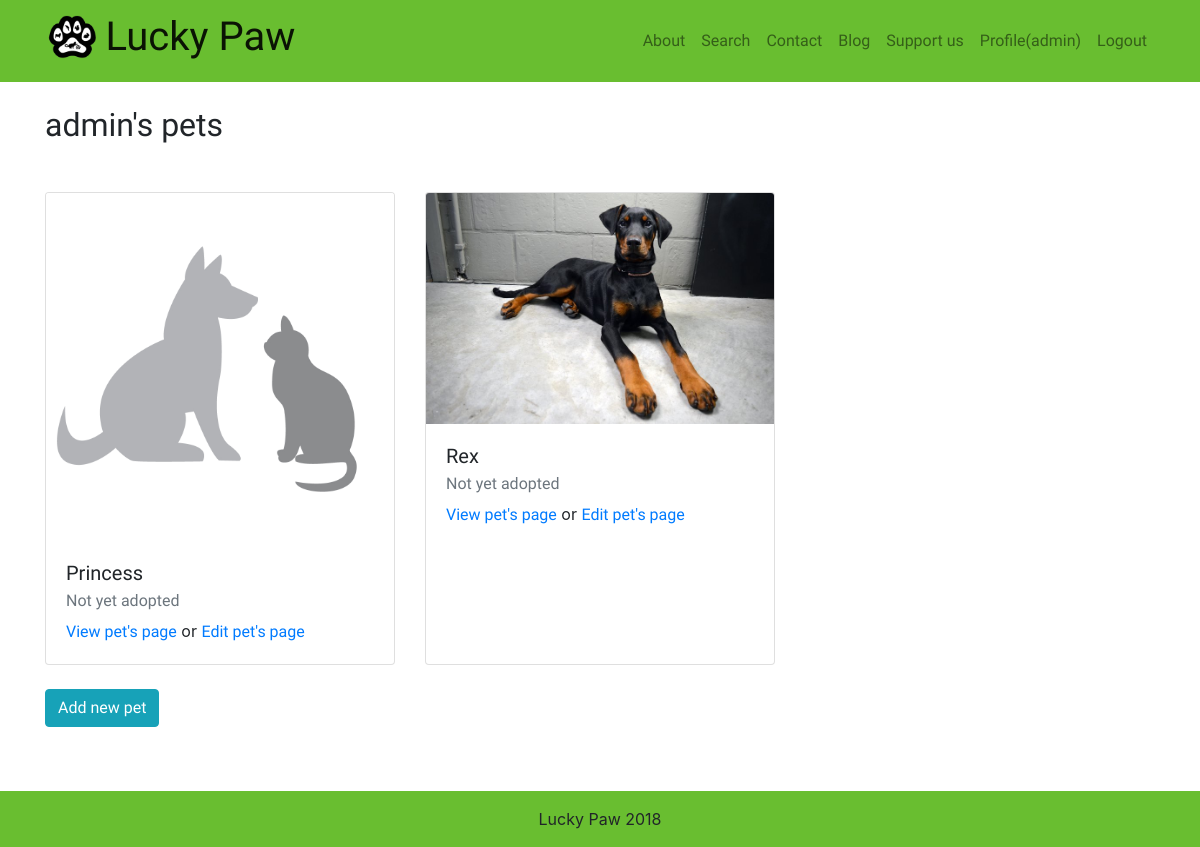
The page / (signed in) on the database as committed earlier.
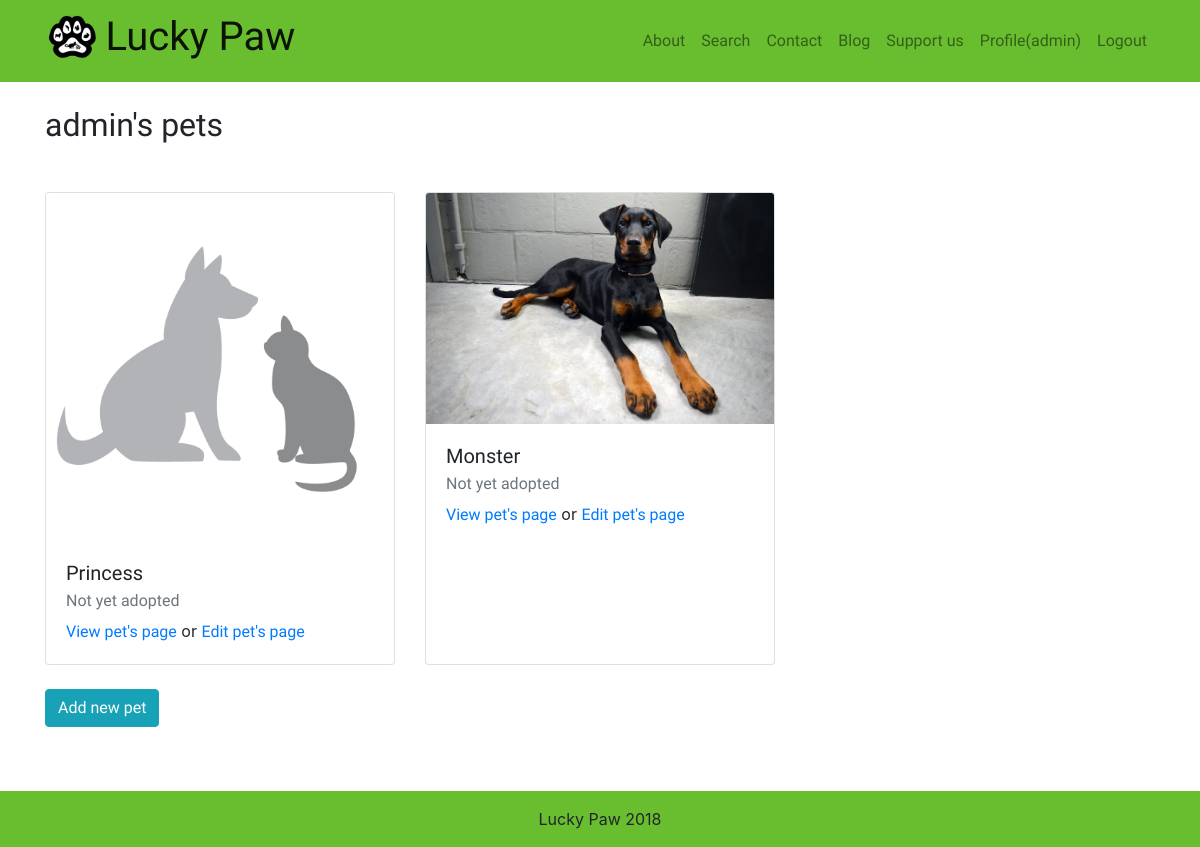
The same page on the database as committed later.
### app/models.py (models this page shows, shortened)
class Supervisor(models.Model):
    user = models.OneToOneField(User, related_name='user', on_delete=models.CASCADE)
    city = models.CharField(max_length=50, default='', blank=True)
    country = models.CharField(max_length=50, default='', blank=True)
    telephone = models.CharField(max_length=50, default='', blank=True)
    photo = models.ImageField(upload_to=user_directory_path, default='users/user_default_image.jpg')
    description = models.CharField(max_length=2000, default='', blank=True)

class Pet(models.Model):
    id = models.AutoField(primary_key=True)
    name = models.CharField(max_length=50, blank=False)
    animaltype_choice = (('Cat','Cat'),('Dog','Dog'),('Parrot','Parrot'))
    animaltype = models.CharField(max_length=50, choices=animaltype_choice, blank=True)
    location = models.CharField(max_length=50, default='', blank=True)
    age_choice = (('Young','Young'),('Adult','Adult'),('Senior','Senior'))
    age = models.CharField(max_length=50, choices=age_choice, blank=True)
    color = models.CharField(max_length=50, default='', blank=True)
    gender_choice = (('Male','Male'),('Female','Female'))
    gender = models.CharField(max_length=50, choices=gender_choice, blank=True)
    size_choice = (('Very Small','Very Small'), ('Small','Small'),('Medium','Medium'),('Large','Large'),('Very Large','Very Large'))
    size = models.CharField(max_length=50, choices=size_choice, blank=True)
    breed = models.CharField(max_length=50, default='', blank=True)
    photo = models.ImageField(upload_to=pet_directory_path, default='pets/pet_default_image.jpg')
    description = models.CharField(max_length=2000, default='', blank=True)
    gallery = models.OneToOneField(Gallery, related_name='pet_gallery', on_delete=models.SET_NULL, blank=True, null=True)
    spayed = models.BooleanField()
    vaccinated = models.BooleanField()
    housetrained = models.BooleanField()
    specialcare = models.BooleanField()
    supervisor = models.ForeignKey(Supervisor, on_delete=models.SET_NULL, blank=True, null=True)

### app/views.py (the view)
# urls.py: path('', views.index, name='index'),
def index(request):
    if request.user.is_authenticated:
        sup = get_object_or_404(models.Supervisor, user=request.user)
        sup_pets = models.Pet.objects.filter(supervisor__user=request.user)
        return render(request, 'app/sup_pets.html', { 'supervisor': sup, 'pets': sup_pets })
    return render(request, 'app/index.html')

### app/templates/app/sup_pets.html (shortened to what this page needs)
{% extends 'app/base.html' %}
{% block content %}
<h2>{{ supervisor.user.username }}'s pets</h2>
  <div class="row mt-5">
  {% for pet in pets %}
    <div class="col-md-4 mb-5  mb-md-0">
      <div class="card shadow-sm" style="height:100%;">
        <img class="card-img-top" src="{{ pet.photo.url }}" alt="Card image cap">
        <div class="card-body">
          <h5 class="card-title">{{ pet.name }}</h5>
          <h6 class="card-subtitle mb-2 text-muted">Not yet adopted</h6>
          <p class="card-text"><a href="{% url 'pet_profile' id=pet.id %}">View pet's page</a>  or  <a href="{% url 'pet_edit' id=pet.id %}">Edit pet's page</a></p>
        </div>
      </div>
    </div>
  {% empty %}
        <h4> No pets were found :(</h4>
  {% endfor %}
  </div>
  <a class="btn btn-info mt-4" href="{% url 'pet_add' %}">Add new pet</a>
{% endblock %}

### app/templates/app/base.html (shortened to what this page needs)
{% load staticfiles %}
<!DOCTYPE HTML>
<html lang="en-US">
<head>
  <link rel="stylesheet" href="https://maxcdn.bootstrapcdn.com/font-awesome/4.7.0/css/font-awesome.min.css">
  <link rel="stylesheet" href="{% static 'lib/bootstrap/css/bootstrap.min.css' %}">
  <link rel="stylesheet" href="{% static 'lib/bootstrap/css/bootstrap-social.css' %}">
  <link rel="stylesheet" href="{% static 'css/base.css' %}">
</head>
<body>
  <header>
    <nav id="mainNav" class="navbar navbar-expand-lg navbar-light">
      <div class="container">
        <a class="navbar-brand" href="{% url "index" %}">
          <img style="width: auto; height: 48px;" class="d-inline-block align-top" src="{% static 'images/logo.png' %}">
          <h1 class="d-sm-inline-block align-top d-none"> Lucky Paw</h1>
        </a>
        <div class="collapse navbar-collapse" id="navbarResponsive">
          <ul class="navbar-nav ml-auto">
            <li class="nav-item">
              {% url 'about' as url %}
              <a class="nav-link {% if request.path == url %}active{% endif %}" href="{{ url }}">About</a>
            </li>
            <li class="nav-item">
                {% url 'search' as url %}
                <a class="nav-link {% if request.path == url %}active{% endif %}" href="{{ url }}">Search</a>
              </li>
            <li class="nav-item">
                {% url 'contact' as url %}
              <a class="nav-link {% if request.path == url %}active{% endif %}" href="{{ url }}">Contact</a>
            </li>
            <li class="nav-item">
                {% url 'blog' as url %}
              <a class="nav-link {% if request.path == url %}active{% endif %}" href="{{ url }}">Blog</a>
            </li>
            <li class="nav-item">
                {% url 'support' as url %}
              <a class="nav-link {% if request.path == url %}active{% endif %}" href="{{ url }}">Support us</a>
            </li>
            {% if request.user.is_authenticated %}
              <li class="nav-item">
                <a class="nav-link" href="{% url 'user_profile' username=request.user.username %}">Profile({{ request.user.username }})</a>
              </li>
              <li class="nav-item">
                <a class="nav-link" href="{% url "logout" %}">Logout</a>
              </li>
            {% else %}
              <a class="nav-link" id="loginModalButton" data-url="{% url "login" %}" href="#login">Login/Register</a>
              <div id="loginRegisterModalContainer"></div>
            {% endif %}
          </ul>
        </div>
      </div>
    </nav>
  </header>
  <main class="container my-4">
    {% block content %}
    {% endblock content %}
  </main>
  <div class="py-5"></div>
  <footer class="py-3">
    <div class="container">
      <p class="m-0 text-center">Lucky Paw 2018</p>
    </div>
  </footer>
</body>
</html>

### app/static/css/base.css (style rules this page uses)
h1, h2, h3, h4, h5, h6, a, button { font-family: 'Handlee', cursive; }
nav, footer { background-color: rgb(105, 190, 48); }
html { position: relative; min-height: 100%; }
footer { position: absolute; bottom: 0; width: 100%; }

Rows that differ between the two databases and show on the page:
removed Pet: photo (picture), name "Rex"
added Pet: photo (picture), name "Monster"
